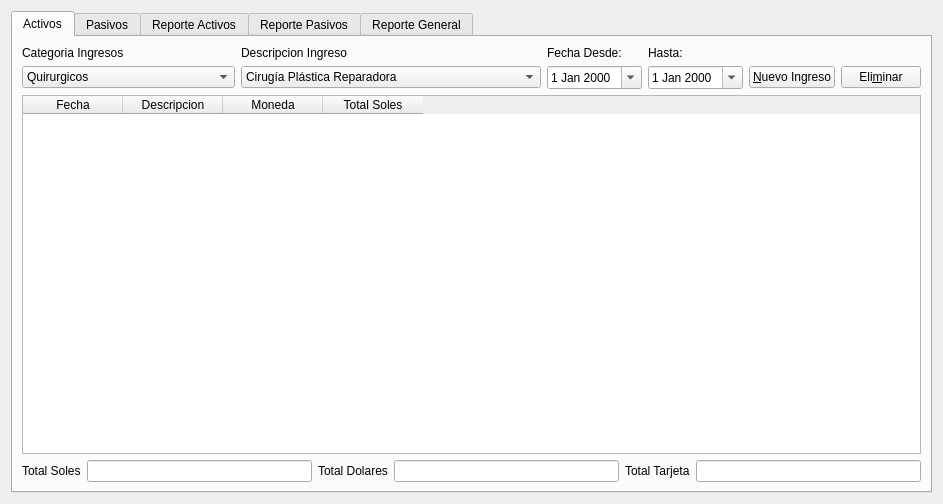
<?xml version="1.0" encoding="UTF-8"?>
<ui version="4.0">
 <class>caja_ui</class>
 <widget class="QWidget" name="caja_ui">
  <property name="geometry">
   <rect>
    <x>0</x>
    <y>0</y>
    <width>859</width>
    <height>504</height>
   </rect>
  </property>
  <property name="windowTitle">
   <string>Form</string>
  </property>
  <layout class="QGridLayout" name="gridLayout_6">
   <item row="0" column="0">
    <widget class="QTabWidget" name="tabWidget">
     <property name="currentIndex">
      <number>0</number>
     </property>
     <widget class="QWidget" name="tab">
      <attribute name="title">
       <string>Activos</string>
      </attribute>
      <layout class="QGridLayout" name="gridLayout_5">
       <item row="0" column="0">
        <layout class="QGridLayout" name="gridLayout_4">
         <item row="0" column="0">
          <widget class="QLabel" name="label_3">
           <property name="text">
            <string>Categoria Ingresos</string>
           </property>
          </widget>
         </item>
         <item row="0" column="1">
          <widget class="QLabel" name="label_4">
           <property name="text">
            <string>Descripcion Ingreso</string>
           </property>
          </widget>
         </item>
         <item row="0" column="2">
          <widget class="QLabel" name="label">
           <property name="text">
            <string>Fecha Desde:</string>
           </property>
          </widget>
         </item>
         <item row="0" column="3">
          <widget class="QLabel" name="label_2">
           <property name="text">
            <string>Hasta:</string>
           </property>
          </widget>
         </item>
         <item row="1" column="0">
          <widget class="QComboBox" name="comboBox_5">
           <item>
            <property name="text">
             <string>Quirurgicos</string>
            </property>
           </item>
           <item>
            <property name="text">
             <string>Quirurgicos</string>
            </property>
           </item>
           <item>
            <property name="text">
             <string>Dermatologicos y Dermaesteticos</string>
            </property>
           </item>
           <item>
            <property name="text">
             <string>Varices</string>
            </property>
           </item>
           <item>
            <property name="text">
             <string>Corporales</string>
            </property>
           </item>
           <item>
            <property name="text">
             <string>Celulitis</string>
            </property>
           </item>
          </widget>
         </item>
         <item row="1" column="1">
          <widget class="QComboBox" name="comboBox_6">
           <item>
            <property name="text">
             <string>Cirugía Plástica Reparadora</string>
            </property>
           </item>
           <item>
            <property name="text">
             <string>Cirugía Plastica Estetica</string>
            </property>
           </item>
           <item>
            <property name="text">
             <string>Aumento de Senos o Mastoplastia de Aumento</string>
            </property>
           </item>
           <item>
            <property name="text">
             <string>Reducción de Senos en Hombres &quot;Ginecomastia&quot;</string>
            </property>
           </item>
           <item>
            <property name="text">
             <string>Implantes Faciales: Remodelación de Pómulos, </string>
            </property>
           </item>
           <item>
            <property name="text">
             <string>Cirugía de Orejas u Otoplastia</string>
            </property>
           </item>
           <item>
            <property name="text">
             <string>Rejuvenecimiento de Párpados o Blefaroplastia</string>
            </property>
           </item>
           <item>
            <property name="text">
             <string>Estiramiento Facial o Lifting</string>
            </property>
           </item>
           <item>
            <property name="text">
             <string>Estiramiento de la Frente o Lifting Frontal</string>
            </property>
           </item>
           <item>
            <property name="text">
             <string>Implante de Cabello</string>
            </property>
           </item>
           <item>
            <property name="text">
             <string>Liposucción o Lipoescultura</string>
            </property>
           </item>
           <item>
            <property name="text">
             <string>Remodelación de la Naríz o Rinoplastia</string>
            </property>
           </item>
           <item>
            <property name="text">
             <string>Revisión de Cicatrices</string>
            </property>
           </item>
           <item>
            <property name="text">
             <string>Abdominoplastia y/o Dermolipectomia</string>
            </property>
           </item>
           <item>
            <property name="text">
             <string>Tratamientos de Várices con Láser</string>
            </property>
           </item>
          </widget>
         </item>
         <item row="1" column="2">
          <widget class="QDateEdit" name="dateEdit">
           <property name="calendarPopup">
            <bool>true</bool>
           </property>
          </widget>
         </item>
         <item row="1" column="3">
          <widget class="QDateEdit" name="dateEdit_5">
           <property name="calendarPopup">
            <bool>true</bool>
           </property>
          </widget>
         </item>
         <item row="1" column="4">
          <widget class="QPushButton" name="newAlert_alerta_2">
           <property name="text">
            <string>&amp;Nuevo Ingreso</string>
           </property>
           <property name="icon">
            <iconset resource="rc.qrc">
             <normaloff>:/new/add1-.png</normaloff>:/new/add1-.png</iconset>
           </property>
           <property name="iconSize">
            <size>
             <width>20</width>
             <height>20</height>
            </size>
           </property>
          </widget>
         </item>
         <item row="1" column="5">
          <widget class="QPushButton" name="eliminar_alerta">
           <property name="sizePolicy">
            <sizepolicy hsizetype="Fixed" vsizetype="Fixed">
             <horstretch>0</horstretch>
             <verstretch>0</verstretch>
            </sizepolicy>
           </property>
           <property name="text">
            <string>Eli&amp;minar</string>
           </property>
           <property name="icon">
            <iconset resource="rc.qrc">
             <normaloff>:/new/close.png</normaloff>:/new/close.png</iconset>
           </property>
           <property name="iconSize">
            <size>
             <width>20</width>
             <height>20</height>
            </size>
           </property>
          </widget>
         </item>
        </layout>
       </item>
       <item row="1" column="0">
        <widget class="QTableWidget" name="tableWidget">
         <column>
          <property name="text">
           <string>Fecha</string>
          </property>
         </column>
         <column>
          <property name="text">
           <string>Descripcion</string>
          </property>
         </column>
         <column>
          <property name="text">
           <string>Moneda</string>
          </property>
         </column>
         <column>
          <property name="text">
           <string>Total Soles</string>
          </property>
         </column>
        </widget>
       </item>
       <item row="2" column="0">
        <layout class="QHBoxLayout" name="horizontalLayout_3">
         <item>
          <widget class="QLabel" name="label_9">
           <property name="text">
            <string>Total Soles</string>
           </property>
          </widget>
         </item>
         <item>
          <widget class="QLineEdit" name="lineEdit_6"/>
         </item>
         <item>
          <widget class="QLabel" name="label_10">
           <property name="text">
            <string>Total Dolares</string>
           </property>
          </widget>
         </item>
         <item>
          <widget class="QLineEdit" name="lineEdit_7"/>
         </item>
         <item>
          <widget class="QLabel" name="label_11">
           <property name="text">
            <string>Total Tarjeta</string>
           </property>
          </widget>
         </item>
         <item>
          <widget class="QLineEdit" name="lineEdit_8"/>
         </item>
        </layout>
       </item>
      </layout>
     </widget>
     <widget class="QWidget" name="tab_2">
      <attribute name="title">
       <string>Pasivos</string>
      </attribute>
      <layout class="QGridLayout" name="gridLayout_3">
       <item row="0" column="0">
        <layout class="QGridLayout" name="gridLayout_2">
         <item row="0" column="0">
          <widget class="QLabel" name="label_7">
           <property name="text">
            <string>Categoria Egresos</string>
           </property>
          </widget>
         </item>
         <item row="0" column="1">
          <widget class="QLabel" name="label_8">
           <property name="text">
            <string>Descripcion Egreso</string>
           </property>
          </widget>
         </item>
         <item row="0" column="2">
          <widget class="QLabel" name="label_6">
           <property name="text">
            <string>Fecha Desde:</string>
           </property>
          </widget>
         </item>
         <item row="0" column="3">
          <widget class="QLabel" name="label_5">
           <property name="text">
            <string>Hasta:</string>
           </property>
          </widget>
         </item>
         <item row="1" column="0">
          <widget class="QComboBox" name="comboBox_7">
           <item>
            <property name="text">
             <string>Gasto Corriente</string>
            </property>
           </item>
           <item>
            <property name="text">
             <string>Sueldos</string>
            </property>
           </item>
           <item>
            <property name="text">
             <string>Hogar</string>
            </property>
           </item>
          </widget>
         </item>
         <item row="1" column="1">
          <widget class="QComboBox" name="comboBox_8">
           <item>
            <property name="text">
             <string>Energia Electrica</string>
            </property>
           </item>
           <item>
            <property name="text">
             <string>Internet</string>
            </property>
           </item>
           <item>
            <property name="text">
             <string>Telefono</string>
            </property>
           </item>
           <item>
            <property name="text">
             <string>Agua</string>
            </property>
           </item>
           <item>
            <property name="text">
             <string>Jardinero</string>
            </property>
           </item>
          </widget>
         </item>
         <item row="1" column="2">
          <widget class="QDateEdit" name="dateEdit_2">
           <property name="calendarPopup">
            <bool>true</bool>
           </property>
          </widget>
         </item>
         <item row="1" column="3">
          <widget class="QDateEdit" name="dateEdit_6">
           <property name="calendarPopup">
            <bool>true</bool>
           </property>
          </widget>
         </item>
         <item row="1" column="4">
          <widget class="QPushButton" name="newAlert_alerta_3">
           <property name="text">
            <string>&amp;Nuevo Ingreso</string>
           </property>
           <property name="icon">
            <iconset resource="rc.qrc">
             <normaloff>:/new/add1-.png</normaloff>:/new/add1-.png</iconset>
           </property>
           <property name="iconSize">
            <size>
             <width>20</width>
             <height>20</height>
            </size>
           </property>
          </widget>
         </item>
         <item row="1" column="5">
          <widget class="QPushButton" name="eliminar_alerta_2">
           <property name="sizePolicy">
            <sizepolicy hsizetype="Fixed" vsizetype="Fixed">
             <horstretch>0</horstretch>
             <verstretch>0</verstretch>
            </sizepolicy>
           </property>
           <property name="text">
            <string>Eli&amp;minar</string>
           </property>
           <property name="icon">
            <iconset resource="rc.qrc">
             <normaloff>:/new/close.png</normaloff>:/new/close.png</iconset>
           </property>
           <property name="iconSize">
            <size>
             <width>20</width>
             <height>20</height>
            </size>
           </property>
          </widget>
         </item>
        </layout>
       </item>
       <item row="1" column="0">
        <widget class="QTableWidget" name="tableWidget_2">
         <column>
          <property name="text">
           <string>Fecha</string>
          </property>
         </column>
         <column>
          <property name="text">
           <string>Descripcion</string>
          </property>
         </column>
         <column>
          <property name="text">
           <string>Moneda</string>
          </property>
         </column>
         <column>
          <property name="text">
           <string>Total Soles</string>
          </property>
         </column>
        </widget>
       </item>
       <item row="2" column="0">
        <layout class="QGridLayout" name="gridLayout">
         <item row="0" column="0">
          <widget class="QLineEdit" name="lineEdit_9"/>
         </item>
         <item row="0" column="1">
          <widget class="QLineEdit" name="lineEdit_10"/>
         </item>
         <item row="0" column="2">
          <widget class="QLineEdit" name="lineEdit_11"/>
         </item>
         <item row="1" column="0">
          <widget class="QLabel" name="label_12">
           <property name="text">
            <string>Total Soles</string>
           </property>
          </widget>
         </item>
         <item row="1" column="1">
          <widget class="QLabel" name="label_13">
           <property name="text">
            <string>Total Dolares</string>
           </property>
          </widget>
         </item>
         <item row="1" column="2">
          <widget class="QLabel" name="label_14">
           <property name="text">
            <string>Total Tarjeta</string>
           </property>
          </widget>
         </item>
        </layout>
       </item>
      </layout>
     </widget>
     <widget class="QWidget" name="tab_3">
      <attribute name="title">
       <string>Reporte Activos</string>
      </attribute>
      <widget class="QLabel" name="label_28">
       <property name="geometry">
        <rect>
         <x>100</x>
         <y>60</y>
         <width>621</width>
         <height>401</height>
        </rect>
       </property>
       <property name="text">
        <string/>
       </property>
       <property name="pixmap">
        <pixmap resource="rc.qrc">:/new/Activos.PNG</pixmap>
       </property>
      </widget>
      <widget class="QWidget" name="layoutWidget_2">
       <property name="geometry">
        <rect>
         <x>10</x>
         <y>10</y>
         <width>817</width>
         <height>49</height>
        </rect>
       </property>
       <layout class="QGridLayout" name="gridLayout_7">
        <item row="0" column="0">
         <widget class="QLabel" name="label_15">
          <property name="text">
           <string>Categoria Ingresos</string>
          </property>
         </widget>
        </item>
        <item row="0" column="1">
         <widget class="QLabel" name="label_17">
          <property name="text">
           <string>Descripcion Ingreso</string>
          </property>
         </widget>
        </item>
        <item row="0" column="2">
         <widget class="QLabel" name="label_18">
          <property name="text">
           <string>Fecha Desde:</string>
          </property>
         </widget>
        </item>
        <item row="0" column="3">
         <widget class="QLabel" name="label_19">
          <property name="text">
           <string>Hasta:</string>
          </property>
         </widget>
        </item>
        <item row="1" column="0">
         <widget class="QComboBox" name="comboBox_9">
          <item>
           <property name="text">
            <string>Quirurgicos</string>
           </property>
          </item>
          <item>
           <property name="text">
            <string>Quirurgicos</string>
           </property>
          </item>
          <item>
           <property name="text">
            <string>Dermatologicos y Dermaesteticos</string>
           </property>
          </item>
          <item>
           <property name="text">
            <string>Varices</string>
           </property>
          </item>
          <item>
           <property name="text">
            <string>Corporales</string>
           </property>
          </item>
          <item>
           <property name="text">
            <string>Celulitis</string>
           </property>
          </item>
         </widget>
        </item>
        <item row="1" column="1">
         <widget class="QComboBox" name="comboBox_10">
          <item>
           <property name="text">
            <string>Cirugía Plástica Reparadora</string>
           </property>
          </item>
          <item>
           <property name="text">
            <string>Cirugía Plastica Estetica</string>
           </property>
          </item>
          <item>
           <property name="text">
            <string>Aumento de Senos o Mastoplastia de Aumento</string>
           </property>
          </item>
          <item>
           <property name="text">
            <string>Reducción de Senos en Hombres &quot;Ginecomastia&quot;</string>
           </property>
          </item>
          <item>
           <property name="text">
            <string>Implantes Faciales: Remodelación de Pómulos, </string>
           </property>
          </item>
          <item>
           <property name="text">
            <string>Cirugía de Orejas u Otoplastia</string>
           </property>
          </item>
          <item>
           <property name="text">
            <string>Rejuvenecimiento de Párpados o Blefaroplastia</string>
           </property>
          </item>
          <item>
           <property name="text">
            <string>Estiramiento Facial o Lifting</string>
           </property>
          </item>
          <item>
           <property name="text">
            <string>Estiramiento de la Frente o Lifting Frontal</string>
           </property>
          </item>
          <item>
           <property name="text">
            <string>Implante de Cabello</string>
           </property>
          </item>
          <item>
           <property name="text">
            <string>Liposucción o Lipoescultura</string>
           </property>
          </item>
          <item>
           <property name="text">
            <string>Remodelación de la Naríz o Rinoplastia</string>
           </property>
          </item>
          <item>
           <property name="text">
            <string>Revisión de Cicatrices</string>
           </property>
          </item>
          <item>
           <property name="text">
            <string>Abdominoplastia y/o Dermolipectomia</string>
           </property>
          </item>
          <item>
           <property name="text">
            <string>Tratamientos de Várices con Láser</string>
           </property>
          </item>
         </widget>
        </item>
        <item row="1" column="2">
         <widget class="QDateEdit" name="dateEdit_7">
          <property name="calendarPopup">
           <bool>true</bool>
          </property>
         </widget>
        </item>
        <item row="1" column="3">
         <widget class="QDateEdit" name="dateEdit_8">
          <property name="calendarPopup">
           <bool>true</bool>
          </property>
         </widget>
        </item>
       </layout>
      </widget>
     </widget>
     <widget class="QWidget" name="tab_4">
      <attribute name="title">
       <string>Reporte Pasivos</string>
      </attribute>
      <widget class="QWidget" name="layoutWidget">
       <property name="geometry">
        <rect>
         <x>10</x>
         <y>10</y>
         <width>817</width>
         <height>49</height>
        </rect>
       </property>
       <layout class="QGridLayout" name="gridLayout_8">
        <item row="0" column="0">
         <widget class="QLabel" name="label_16">
          <property name="text">
           <string>Categoria Egresos</string>
          </property>
         </widget>
        </item>
        <item row="0" column="1">
         <widget class="QLabel" name="label_20">
          <property name="text">
           <string>Descripcion Egreso</string>
          </property>
         </widget>
        </item>
        <item row="0" column="2">
         <widget class="QLabel" name="label_21">
          <property name="text">
           <string>Fecha Desde:</string>
          </property>
         </widget>
        </item>
        <item row="0" column="3">
         <widget class="QLabel" name="label_22">
          <property name="text">
           <string>Hasta:</string>
          </property>
         </widget>
        </item>
        <item row="1" column="0">
         <widget class="QComboBox" name="comboBox_11">
          <item>
           <property name="text">
            <string>Gasto Corriente</string>
           </property>
          </item>
          <item>
           <property name="text">
            <string>Sueldos</string>
           </property>
          </item>
          <item>
           <property name="text">
            <string>Hogar</string>
           </property>
          </item>
         </widget>
        </item>
        <item row="1" column="1">
         <widget class="QComboBox" name="comboBox_12">
          <item>
           <property name="text">
            <string>Energia Electrica</string>
           </property>
          </item>
          <item>
           <property name="text">
            <string>Internet</string>
           </property>
          </item>
          <item>
           <property name="text">
            <string>Telefono</string>
           </property>
          </item>
          <item>
           <property name="text">
            <string>Agua</string>
           </property>
          </item>
          <item>
           <property name="text">
            <string>Jardinero</string>
           </property>
          </item>
         </widget>
        </item>
        <item row="1" column="2">
         <widget class="QDateEdit" name="dateEdit_3">
          <property name="calendarPopup">
           <bool>true</bool>
          </property>
         </widget>
        </item>
        <item row="1" column="3">
         <widget class="QDateEdit" name="dateEdit_9">
          <property name="calendarPopup">
           <bool>true</bool>
          </property>
         </widget>
        </item>
       </layout>
      </widget>
      <widget class="QLabel" name="label_29">
       <property name="geometry">
        <rect>
         <x>80</x>
         <y>60</y>
         <width>661</width>
         <height>401</height>
        </rect>
       </property>
       <property name="text">
        <string/>
       </property>
       <property name="pixmap">
        <pixmap resource="rc.qrc">:/new/Pasivos.PNG</pixmap>
       </property>
      </widget>
     </widget>
     <widget class="QWidget" name="tab_5">
      <attribute name="title">
       <string>Reporte General</string>
      </attribute>
      <widget class="QLabel" name="label_30">
       <property name="geometry">
        <rect>
         <x>120</x>
         <y>70</y>
         <width>661</width>
         <height>371</height>
        </rect>
       </property>
       <property name="text">
        <string/>
       </property>
       <property name="pixmap">
        <pixmap resource="rc.qrc">:/new/Reporte.PNG</pixmap>
       </property>
      </widget>
      <widget class="QWidget" name="">
       <property name="geometry">
        <rect>
         <x>60</x>
         <y>20</y>
         <width>174</width>
         <height>41</height>
        </rect>
       </property>
       <layout class="QGridLayout" name="gridLayout_9">
        <item row="0" column="0">
         <widget class="QLabel" name="label_23">
          <property name="text">
           <string>Fecha Desde:</string>
          </property>
         </widget>
        </item>
        <item row="0" column="1">
         <widget class="QLabel" name="label_24">
          <property name="text">
           <string>Hasta:</string>
          </property>
         </widget>
        </item>
        <item row="1" column="0">
         <widget class="QDateEdit" name="dateEdit_4">
          <property name="calendarPopup">
           <bool>true</bool>
          </property>
         </widget>
        </item>
        <item row="1" column="1">
         <widget class="QDateEdit" name="dateEdit_10">
          <property name="calendarPopup">
           <bool>true</bool>
          </property>
         </widget>
        </item>
       </layout>
      </widget>
     </widget>
    </widget>
   </item>
  </layout>
 </widget>
 <resources>
  <include location="rc.qrc"/>
 </resources>
 <connections/>
</ui>
